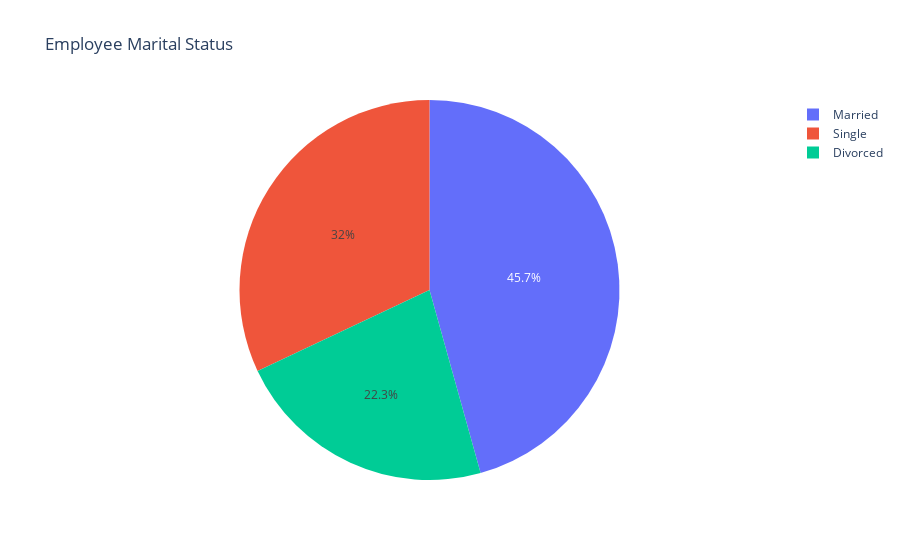

The notebook cell saved with this chart:
### Markdown cell above
5. Marital Status

### Code cell
fig = px.pie(data.groupby(['MaritalStatus'])['EmpNumber'].count().reset_index(), 
             values='EmpNumber', 
             names='MaritalStatus',
            title = 'Employee Marital Status')
fig.show()

### Figure 1 — Plotly figure (JSON) as saved in the notebook; plotly's stock layout.template omitted (floating-point values rounded to 4 significant figures)
{"data": [{"domain": {"x": [0, 1], "y": [0, 1]}, "hovertemplate": "MaritalStatus=%{label}<br>EmpNumber=%{value}<extra></extra>", "labels": ["Divorced", "Married", "Single"], "legendgroup": "", "name": "", "showlegend": true, "type": "pie", "values": [268, 548, 384]}], "layout": {"legend": {"tracegroupgap": 0}, "title": {"text": "Employee Marital Status"}}}
